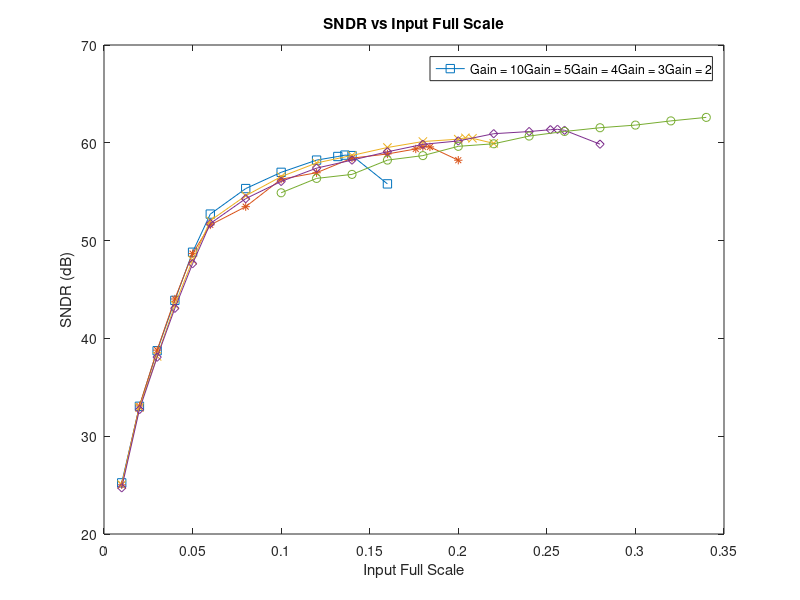

This figure's MATLAB source: (Note: this script raises an error after producing the figure.)
fig = figure;
% 3FF
y = [25.23,33.06,38.74,43.89, 48.81,52.71, 55.32, 56.98, 58.23, 58.6 ,58.74 58.69, 55.8];
x = 2.*[0.005,0.01,0.015,0.02,0.025,0.03, 0.04, 0.05, 0.06, 0.066,0.068, 0.07, 0.08];
p1 = plot(x,y,'-s');
hold on
% 1F
y = [25.03, 33.09, 38.80, 44.03, 48.67,51.6, 53.47, 56.28, 56.94, 58.43, 58.86, 59.37, 59.6,59.58, 58.22];
x = 2.*[0.005,0.01,0.015,0.02,0.025,0.03, 0.04, 0.05, 0.06, 0.07, 0.08,0.088, 0.09, 0.092, 0.1];
p2 =plot(x,y,'-*');
% F
y = [25.04, 32.94,38.16, 43.41,47.99, 52.04, 54.59, 56.54, 57.94, 58.71, 59.52, 60.13, 60.37,60.51,60.46 59.94];
x = 2.*[0.005,0.01,0.015,0.02,0.025,0.03, 0.04, 0.05, 0.06, 0.07, 0.08,0.09, 0.1,0.102, 0.104, 0.11];
p3 = plot(x,y,'-x');
% 7
y = [24.72,32.72,38.08,43.08,47.64, 51.75, 54.29, 56.05, 57.41, 58.23, 59.08, 59.84,60.19, 60.93, 61.15,61.34,61.38 61.28, 59.86];
x = 2.*[0.005,0.01,0.015,0.02,0.025,0.03, 0.04, 0.05, 0.06, 0.07, 0.08,0.09, 0.1, 0.11, 0.12,0.126, 0.128, 0.13,0.14];
p4 =plot(x,y,'-d');
% 3
y = [54.89, 56.36, 56.77, 58.23, 58.69, 59.64, 59.9, 60.69, 61.16, 61.54, 61.81, 62.24, 62.6];
x = 2.*[0.05, 0.06, 0.07, 0.08,0.09, 0.1, 0.11, 0.12,0.13,0.14,0.15,0.16,0.17];
p5 = plot(x,y,'-o');
title("SNDR vs Input Full Scale")
ylabel("SNDR (dB)")
xlabel("Input Full Scale")
lgd = legend([p1, p2, p3, p4, p5],["Gain = 10","Gain = 5","Gain = 4","Gain = 3","Gain = 2"],'AutoUpdate','off');
lgd.Location = 'southeast';
set(fig,'defaultLegendAutoUpdate','off')
xline(2*0.17, Label='CI-Bias Limit')